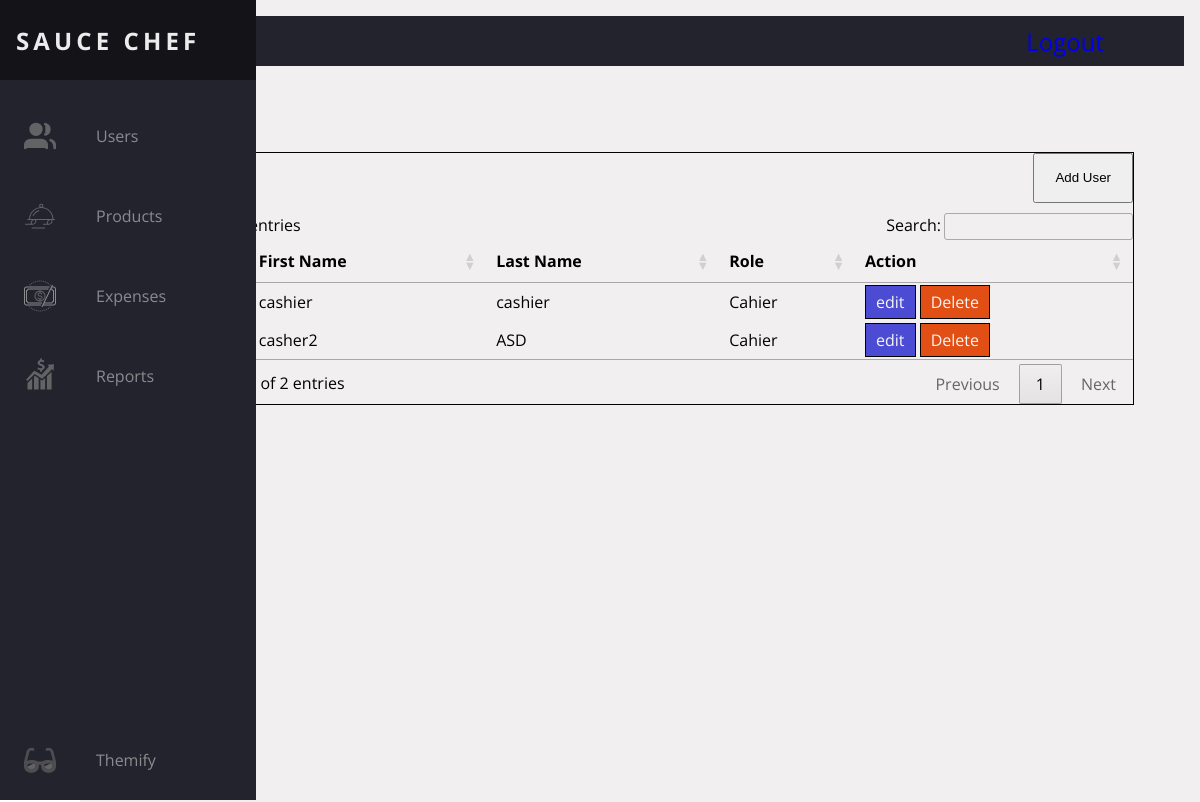
/System/users.php (signed in), run on the app's committed database.
### tables this page shows
CREATE TABLE `useraccounts` (
  `u_id` int(11) NOT NULL,
  `username` varchar(255) NOT NULL,
  `password` varchar(255) NOT NULL,
  `firstname` varchar(255) NOT NULL,
  `lastname` varchar(255) NOT NULL,
  `role` int(11) NOT NULL
);

### system/Database/User.php (called while the page is built, shortened)
<?php
class User
{
    public $db = null;
    public function __construct(DBController $db)
    {
        $this->db = $db;
    }
    public function getData()
    {
        $result = $this->db->con->query("SELECT * FROM useraccounts WHERE role  != 2");
        $resultArray = array();
        while ($item = mysqli_fetch_array($result, MYSQLI_ASSOC)) {
            $resultArray[] = $item;
        }
        return $resultArray;
    }
}

### system/Database/DBController.php (called while the page is built, shortened)
<?php
class DBController
{
    protected $host = 'localhost';
    protected $user = 'root';
    protected $password = '';
    protected $database = 'foodordering';
    public function __construct()
    {
        $this->con = mysqli_connect($this->host, $this->user, $this->password, $this->database);
    }
}

### system/users.php (the view, shortened to what this page needs)
<?php
include('./Templates/Header.php');
include('./Templates/Navigation.php');
include('./functions.php');
$userList = $users->getData();
?>
<main>
    <div class="top_navigation">
        <ul class="top_nav_item">
        </ul>
        <div class="logout_button">
            <a href="./logout.php">Logout</a>
        </div>
    </div>
    <h1>Users</h1>
    <div class="content">
        <div class="Actions_button">
            <button id="btnOpenModal" class="btn btn-md btn-success mr-2">Add User</button>
        </div>
        <table id="table_id">
            <thead>
                <tr>
                    <th>ID</th>
                    <th>First Name</th>
                    <th>Last Name</th>
                    <th>Role</th>
                    <th>Action</th>
                </tr>
            </thead>
            <tbody>
                <?php array_map(function ($usr) { ?>
                    <tr>
                        <td><?= $usr['u_id'] ?></td>
                        <td><?= $usr['firstname'] ?></td>
                        <td><?= $usr['lastname'] ?></td>
                        <td><?php echo $usr['role'] == 0   ? "Cahier"  : "Admin" ?></td>
                        <td class="actions-buttons">
                            <a class="editBtn" href="#">edit</a>
                            <a class="delBtn" href="#">Delete</a>
                        </td>
                    </tr>
                <?php }, $userList) ?>
            </tbody>
        </table>
    </div>
</main>
<?php
include('./Templates/Footer.php');
?>

### css/style2.css (style rules this page uses)
:root { font-size: 16px; font-family: "Open Sans"; --text-primary: #b6b6b6; --text-secondary: #ececec; --bg-primary: #23232e; --bg-secondary: #141418; --transition-speed: 600ms; }
body { color: black; background-color: white; margin: 0; padding: 0; }
main { margin-left: 5rem; padding: 1rem; height: 100vh; background-color: #f1efef; }
.dark { --text-primary: #b6b6b6; --text-secondary: #ececec; --bg-primary: #23232e; --bg-secondary: #141418; }

### css/app.css (style rules this page uses)
.top_navigation { background-color: var(--bg-primary); padding: 0 5em; display: flex; align-items: center; }
.top_nav_item { width: 100%; list-style: none; padding: 0; margin: 0; display: flex; flex-direction: row; align-items: center; height: 50px; }
.logout_button { font-size: 1.5em; color: white; }
.logout_button a { text-decoration: none; }
.content { border: 1px solid black; margin: 20px 50px; }
.Actions_button { width: 100%; height: 50px; margin-bottom: 10px; display: flex; justify-content: end; }
.btn { padding: 10px 20px; }
.actions-buttons a { text-decoration: none; border: 1px solid black; padding: 5px 10px; color: whitesmoke; }
.editBtn { background-color: rgb(75, 75, 211); }
.delBtn { background-color: rgb(226, 79, 21); }

### data on the page
useraccounts: firstname "cashier", lastname "cashier"
useraccounts: firstname "casher2", lastname "ASD"
